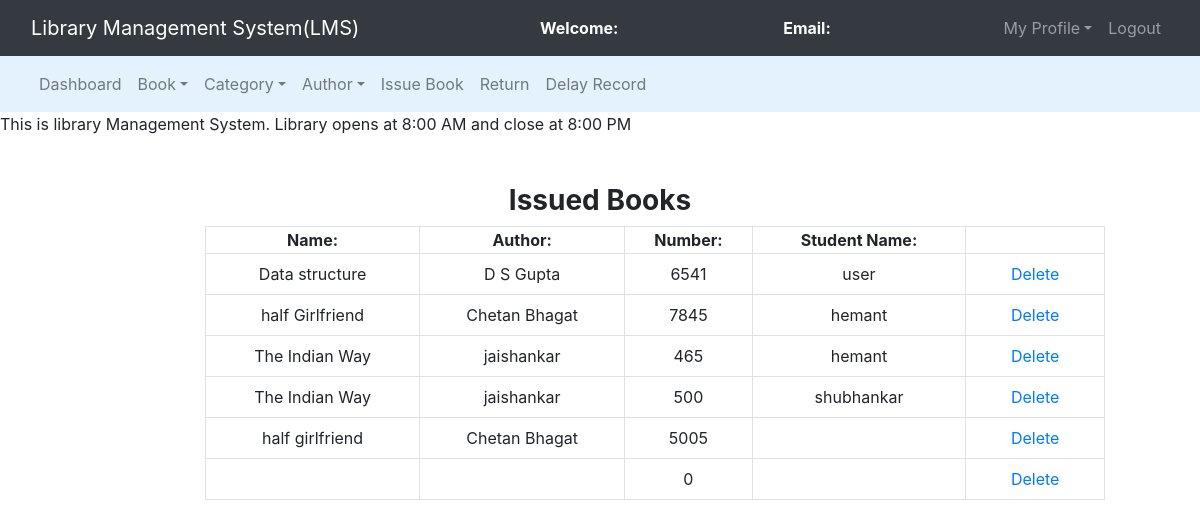
The app's page /admin/return.php, older data.
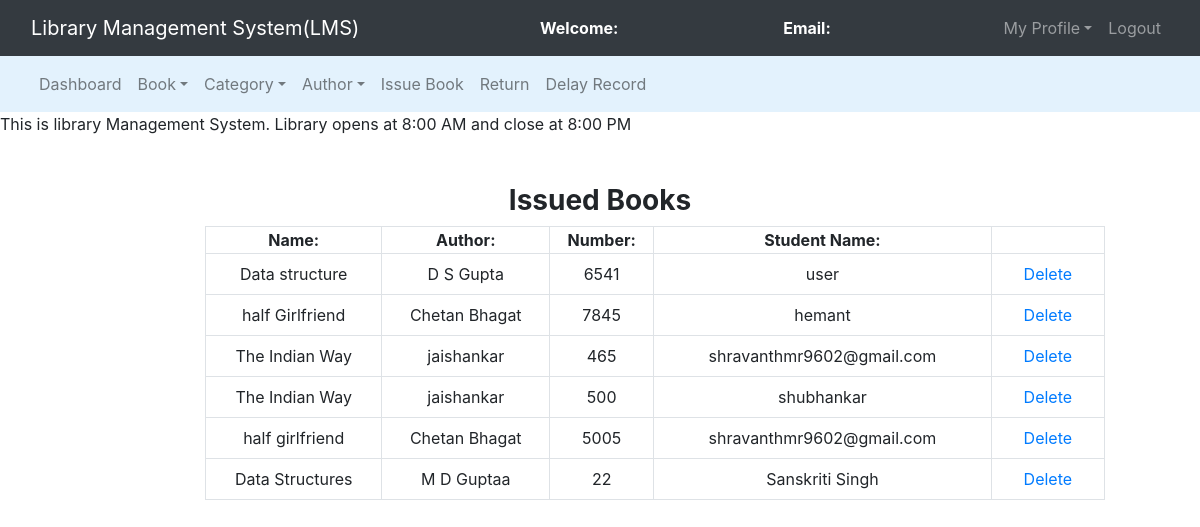
The same page, newer data.
### tables this page shows
CREATE TABLE `issued_books` (
  `s_no` int(11) NOT NULL,
  `book_no` int(11) NOT NULL,
  `book_name` varchar(200) NOT NULL,
  `book_author` varchar(200) NOT NULL,
  `student_id` int(11) NOT NULL,
  `stat` int(11) NOT NULL,
  `issue_date` date NOT NULL DEFAULT current_timestamp()
);

CREATE TABLE `users` (
  `id` int(11) NOT NULL,
  `name` varchar(50) NOT NULL,
  `email` varchar(100) NOT NULL,
  `password` varchar(100) NOT NULL,
  `mobile` int(10) NOT NULL,
  `address` varchar(250) NOT NULL
);

### admin/return.php (the view, shortened to what this page needs)
<?php
	$connection = mysqli_connect("localhost","root","");
	$query = "select issued_books.s_no,issued_books.book_name,issued_books.book_author,issued_books.book_no,users.name from issued_books left join users on issued_books.student_id = users.id";
?>
<!DOCTYPE html>
<html>
<head>
	<link rel="stylesheet" type="text/css" href="../bootstrap-4.4.1/css/bootstrap.min.css">
</head>
<body>
	<nav class="navbar navbar-expand-lg navbar-dark bg-dark">
		<div class="container-fluid">
			<div class="navbar-header">
				<a class="navbar-brand" href="index.php">Library Management System(LMS)</a>
			</div>
			<font style="color: white"><span><strong>Welcome: <?php echo $_SESSION['name'];?></strong></span></font>
			<font style="color: white"><span><strong>Email: <?php echo $_SESSION['email'];?></strong></span></font>
			<ul class="nav navbar-nav navbar-right">
				<li class="nav-item dropdown">
					<a class="nav-link dropdown-toggle" data-toggle="dropdown">My Profile</a>
				</li>
				<li class="nav-item"><a class="nav-link" href="../logout.php">Logout</a></li>
			</ul>
		</div>
	</nav>
<nav class="navbar navbar-expand-lg navbar-light" style="background-color: #e3f2fd">
	<div class="container-fluid">
		<ul class="nav navbar-nav navbar-center">
			<li class="nav-item">
				<a href="admin_dashboard.php" class="nav-link">Dashboard</a>
			</li>
			<li class="nav-item dropdown">
				<a class="nav-link dropdown-toggle" data-toggle="dropdown">Book</a>
			</li>
			<li class="nav-item dropdown">
				<a class="nav-link dropdown-toggle" data-toggle="dropdown">Category</a>
			</li>
			<li class="nav-item dropdown">
				<a class="nav-link dropdown-toggle" data-toggle="dropdown">Author</a>
			</li>
			<li class="nav-item">
				<a href="issue_book.php" class="nav-link">Issue Book</a>
			</li>
            <li class="nav-item">
				<a href="return.php" class="nav-link">Return</a>
			</li>
			<li class="nav-item">
				<a href="delay_display.php" class="nav-link">Delay Record</a>
			</li>
		</ul>
	</div>
</nav>
<span><marquee>This is library Management System. Library opens at 8:00 AM and close at 8:00 PM</marquee></span><br><br>
<div class="row">
	<div class="col-md-2"></div>
	<div class="col-md-8">
		<form id="PrintTable">
			<h3 style='text-align:center'><b>Issued Books</b></h3>
			<table class="table-bordered" width="900px" style="text-align: center">
				<tr>
					<th>Name:</th>
					<th>Author:</th>
					<th>Number:</th>
					<th>Student Name:</th>
				</tr>
				<?php
					$query_run = mysqli_query($connection,$query);
					while($row = mysqli_fetch_assoc($query_run)){
						$book_name = $row['book_name'];
						$book_author = $row['book_author'];
						$book_no = $row['book_no'];
						$student_name = $row['name'];
				?>
						<tr>
							<td><?php echo $book_name;?></td>
							<td><?php echo $book_author;?></td>
							<td><?php echo $book_no;?></td>
							<td><?php echo $student_name;?></td>
							<td>
								<button class="btn" name=""><a href="delete_issue.php?bn=<?php echo $row['book_no'];?>">Delete</a></button>
							</td>
						</tr>
						<?php
					}
				?>
			</table>
		</form>
	</div>
	<div class="col-md-2"></div>
</div>
</body>
</html>

Row changes from the older to the newer data that the page shows:
removed issued_books: book_no "0"
changed issued_books (number 3 of 6 on the later page): users.name "hemant" → "shravanthmr9602@gmail.com"
changed issued_books "half girlfriend": users.name (not shown) → "shravanthmr9602@gmail.com"
added issued_books: book_name "Data Structures", book_author "M D Guptaa", book_no "22", users.name "Sanskriti Singh"
